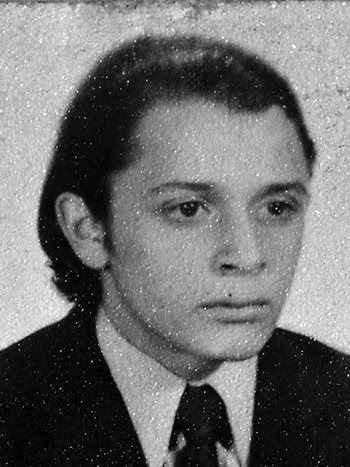
#> input picture assets/targets/disappeared/selected/abeledo-sotuyo-horacio-adolfo.jpg, 350 x 467 px; its folder holds only this picture in this run
$ python -i cv.py   (imports and definitions only)
#> lines starting #> are read from the running program, lines starting #| are printed output that depends on the picture
#> further down, picture is the input picture: PIL image 350x467 RGB; min 0, max 255, mean 112.6
"""Computer-vision helpers for crawled images.

The crawler uses this module for lightweight, local filtering only. It never
identifies people. For ``targets`` and internal ``people`` rows it requires a
detected face region for manual review; for ``places`` it rejects tiny,
banner-like, flat, graphic, noisy, or face-dominated images.
"""

from __future__ import annotations

import os
from dataclasses import dataclass

import cv2
import numpy as np
from PIL import Image

from .manifests import ManifestKind

CV_POLICY_VERSION = 2
_CASCADE_PATH = os.path.join(cv2.data.haarcascades, "haarcascade_frontalface_default.xml")

_MAX_DETECT_SIDE = 640
_TARGET_MIN_FACE_FRACTION = 0.02
_PEOPLE_MIN_SIDE = 160
_PEOPLE_MIN_FACE_FRACTION = 0.015
_PEOPLE_MIN_FACE_SIDE = 32
_PEOPLE_ASPECT_RANGE = (0.35, 2.4)
_PEOPLE_MIN_TEXTURE = 0.004
_PLACE_MIN_SIDE = 320
_PLACE_ASPECT_RANGE = (0.4, 2.6)
_PLACE_MIN_TEXTURE = 0.009
_PLACE_MAX_FACE_FRACTION = 0.02
_PLACE_MIN_GRAY_STD = 0.035
_PLACE_MIN_COLOR_STD = 0.018
_PLACE_MIN_EDGE_DENSITY = 0.015
_PLACE_MAX_EDGE_DENSITY = 0.32
_PLACE_MIN_UNIQUE_RATIO = 0.004
_PLACE_MAX_NOISE_UNIQUE_RATIO = 0.08

_cascade: cv2.CascadeClassifier | None = None


@dataclass(frozen=True)
class CVResult:
    accept: bool
    label: str
    score: float
    reason: str
    face_box: tuple[int, int, int, int] | None = None


@dataclass(frozen=True)
class PhotoLikeness:
    score: float
    texture: float
    gray_std: float
    color_std: float
    edge_density: float
    unique_ratio: float


# [47 lines left out: functions _face_cascade, detect_faces, perceptual_hash, hamming_distance, not called in this run]


def texture_score(image: Image.Image) -> float:
    """Mean gradient magnitude on a small grayscale copy."""
    gray = np.asarray(image.convert("L").resize((128, 128)), dtype=np.float32) / 255.0
    gx = float(np.abs(np.diff(gray, axis=1)).mean())
    gy = float(np.abs(np.diff(gray, axis=0)).mean())
    return (gx + gy) / 2.0


def photo_likeness_score(image: Image.Image) -> PhotoLikeness:
    """Return simple local statistics for conservative place-photo gating.

    This is not a semantic scene recogniser. It rejects obvious graphics, flat
    fills, and noise-like textures before manual review.
    """
    resized = image.convert("RGB").resize((160, 160), Image.Resampling.LANCZOS)
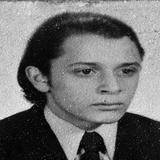
#> resized: PIL image 160x160 RGB; min 0, max 235, mean 112.6
    rgb_u8 = np.asarray(resized, dtype=np.uint8)
    rgb = rgb_u8.astype(np.float32) / 255.0
    gray_u8 = np.asarray(resized.convert("L"), dtype=np.uint8)
    gray = gray_u8.astype(np.float32) / 255.0

    texture = texture_score(image)
#> in texture_score, `gray = np.asarray(image.convert("L").resize((128, 128)), dtype=np.floa..`:
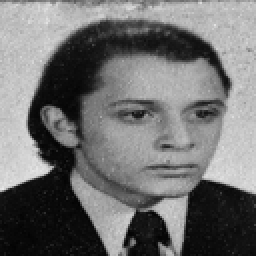
#> gray: shape (128, 128) float32 (shown 2 times larger); min 0.00784, max 0.914, mean 0.442
#> in texture_score, `gx = float(np.abs(np.diff(gray, axis=1)).mean())`: gx = 0.0368
#> in texture_score, `gy = float(np.abs(np.diff(gray, axis=0)).mean())`: gy = 0.0396
#> texture = 0.0382
    gray_std = float(gray.std())
#> gray_std = 0.29
    color_std = float(rgb.reshape(-1, 3).std(axis=0).mean())
#> color_std = 0.29
    edges = cv2.Canny(gray_u8, 40, 110)
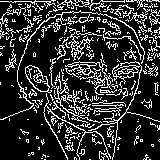
#> edges: shape (160, 160); 20.2% white in thin lines or dots
    edge_density = float((edges > 0).mean())
#> edge_density = 0.202
    quantised = (rgb_u8 // 16).reshape(-1, 3)
    unique_ratio = float(len(np.unique(quantised, axis=0)) / max(1, len(quantised)))
#> unique_ratio = 0.000586
    score = (texture + gray_std + color_std + edge_density + unique_ratio) / 5.0
#> score = 0.164
    return PhotoLikeness(score, texture, gray_std, color_std, edge_density, unique_ratio)


# [110 lines left out: functions _largest_face, _face_fraction, classify_image, not called in this run]

>>> from PIL import Image
>>> picture = Image.open('../../assets/targets/disappeared/selected/abeledo-sotuyo-horacio-adolfo.jpg')
>>> result = photo_likeness_score(picture)

$ run again, on assets/targets/disappeared/selected/alfaro-vazquez-daniel-pedro.jpg
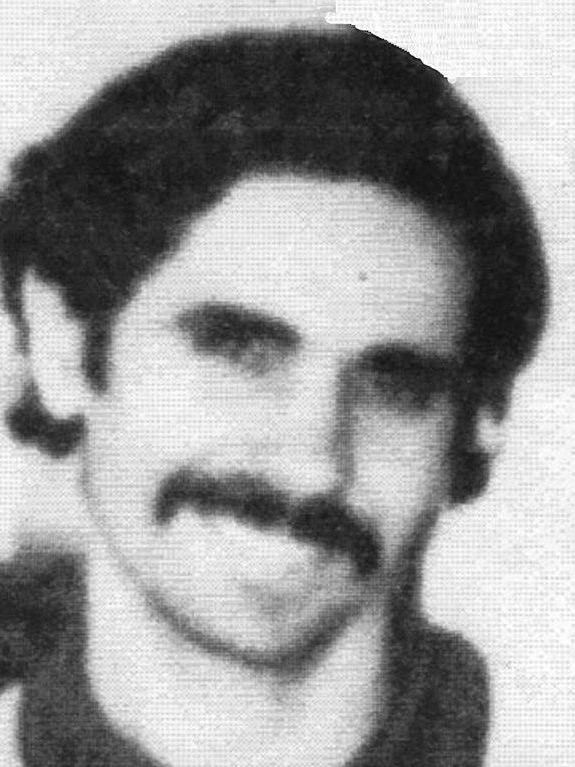
#> input picture assets/targets/disappeared/selected/alfaro-vazquez-daniel-pedro.jpg, 575 x 767 px
#> picture is the input picture: PIL image 575x767 RGB; min 0, max 255, mean 152.5
#> in texture_score, `gray = np.asarray(image.convert("L").resize((128, 128)), dtype=np.floa..`:
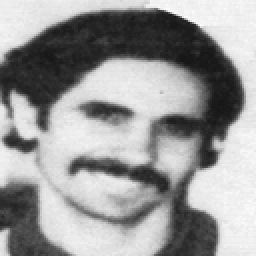
#> gray: shape (128, 128) float32 (shown 2 times larger); min 0.0824, max 0.992, mean 0.598
#> gx = 0.0301
#> gy = 0.0365
#> texture = 0.0333
#> gray_std = 0.319
#> in photo_likeness_score, `edges = cv2.Canny(gray_u8, 40, 110)`:
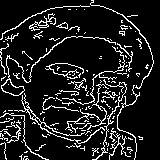
#> edges: shape (160, 160); 12.2% white in thin lines or dots
#> edge_density = 0.122
#> unique_ratio = 0.000586
#> score = 0.159

$ run again, on assets/targets/disappeared/selected/altmann-levy-blanca-haydee.jpg
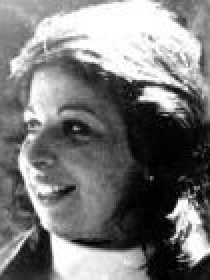
#> input picture assets/targets/disappeared/selected/altmann-levy-blanca-haydee.jpg, 105 x 140 px (shown 2 times larger)
#> picture is the input picture: PIL image 105x140 RGB; min 0, max 255, mean 121.7
#> in texture_score, `gray = np.asarray(image.convert("L").resize((128, 128)), dtype=np.floa..`:
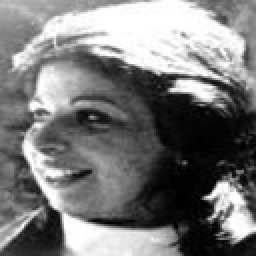
#> gray: shape (128, 128) float32 (shown 2 times larger); min 0, max 1, mean 0.477
#> gx = 0.0374
#> gy = 0.0511
#> texture = 0.0442
#> gray_std = 0.331
#> in photo_likeness_score, `edges = cv2.Canny(gray_u8, 40, 110)`:
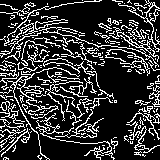
#> edges: shape (160, 160); 21.2% white in thin lines or dots
#> edge_density = 0.212
#> unique_ratio = 0.000625
#> score = 0.184

$ run again, on assets/targets/disappeared/selected/arce-viera-gustavo-raul.jpg
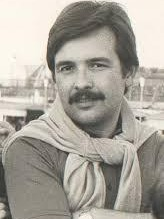
#> input picture assets/targets/disappeared/selected/arce-viera-gustavo-raul.jpg, 164 x 219 px
#> picture is the input picture: PIL image 164x219 RGB; mean R, G, B 169.4, 164.6, 155.2
#> in texture_score, `gray = np.asarray(image.convert("L").resize((128, 128)), dtype=np.floa..`:
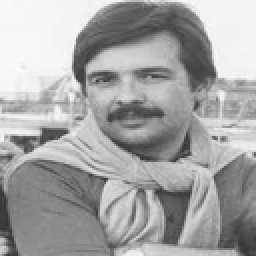
#> gray: shape (128, 128) float32 (shown 2 times larger); min 0.196, max 0.988, mean 0.647
#> gx = 0.0341
#> gy = 0.0396
#> texture = 0.0368
#> gray_std = 0.213
#> in photo_likeness_score, `edges = cv2.Canny(gray_u8, 40, 110)`:
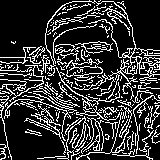
#> edges: shape (160, 160); 20.9% white in thin lines or dots
#> edge_density = 0.209
#> unique_ratio = 0.0027
#> score = 0.135
